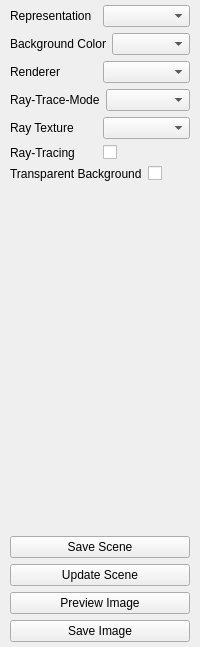
            <widget class="QWidget" name="image_page">
             <layout class="QVBoxLayout" name="verticalLayout_15">
              <property name="leftMargin">
               <number>10</number>
              </property>
              <property name="topMargin">
               <number>5</number>
              </property>
              <property name="rightMargin">
               <number>10</number>
              </property>
              <property name="bottomMargin">
               <number>5</number>
              </property>
              <item>
               <layout class="QHBoxLayout" name="horizontalLayout_13">
                <item>
                 <widget class="QLabel" name="label_25">
                  <property name="text">
                   <string>Representation</string>
                  </property>
                 </widget>
                </item>
                <item>
                 <widget class="QComboBox" name="box_representation"/>
                </item>
               </layout>
              </item>
              <item>
               <layout class="QHBoxLayout" name="horizontalLayout_12">
                <item>
                 <widget class="QLabel" name="label_24">
                  <property name="text">
                   <string>Background Color</string>
                  </property>
                 </widget>
                </item>
                <item>
                 <widget class="QComboBox" name="box_bg_color"/>
                </item>
               </layout>
              </item>
              <item>
               <layout class="QHBoxLayout" name="horizontalLayout_8">
                <item>
                 <widget class="QLabel" name="label_8">
                  <property name="text">
                   <string>Renderer</string>
                  </property>
                 </widget>
                </item>
                <item>
                 <widget class="QComboBox" name="box_renderer"/>
                </item>
               </layout>
              </item>
              <item>
               <layout class="QHBoxLayout" name="horizontalLayout_6">
                <item>
                 <widget class="QLabel" name="label_10">
                  <property name="text">
                   <string>Ray-Trace-Mode</string>
                  </property>
                 </widget>
                </item>
                <item>
                 <widget class="QComboBox" name="box_ray_trace_mode"/>
                </item>
               </layout>
              </item>
              <item>
               <layout class="QHBoxLayout" name="horizontalLayout_7">
                <item>
                 <widget class="QLabel" name="label_14">
                  <property name="text">
                   <string>Ray Texture</string>
                  </property>
                 </widget>
                </item>
                <item>
                 <widget class="QComboBox" name="box_ray_texture"/>
                </item>
               </layout>
              </item>
              <item>
               <layout class="QHBoxLayout" name="horizontalLayout_14">
                <item>
                 <widget class="QLabel" name="label_26">
                  <property name="text">
                   <string>Ray-Tracing</string>
                  </property>
                 </widget>
                </item>
                <item>
                 <widget class="QCheckBox" name="cb_ray_tracing">
                  <property name="text">
                   <string/>
                  </property>
                 </widget>
                </item>
               </layout>
              </item>
              <item>
               <layout class="QHBoxLayout" name="horizontalLayout_9">
                <item>
                 <widget class="QLabel" name="label_23">
                  <property name="text">
                   <string>Transparent Background</string>
                  </property>
                 </widget>
                </item>
                <item>
                 <widget class="QCheckBox" name="cb_transparent_bg">
                  <property name="text">
                   <string/>
                  </property>
                 </widget>
                </item>
               </layout>
              </item>
              <item>
               <spacer name="verticalSpacer_5">
                <property name="orientation">
                 <enum>Qt::Vertical</enum>
                </property>
                <property name="sizeHint" stdset="0">
                 <size>
                  <width>20</width>
                  <height>349</height>
                 </size>
                </property>
               </spacer>
              </item>
              <item>
               <layout class="QVBoxLayout" name="verticalLayout_13">
                <item>
                 <widget class="QPushButton" name="btn_save_scene">
                  <property name="text">
                   <string>Save Scene</string>
                  </property>
                 </widget>
                </item>
                <item>
                 <widget class="QPushButton" name="btn_update_scene">
                  <property name="text">
                   <string>Update Scene</string>
                  </property>
                 </widget>
                </item>
                <item>
                 <widget class="QPushButton" name="btn_preview_image">
                  <property name="text">
                   <string>Preview Image</string>
                  </property>
                 </widget>
                </item>
                <item>
                 <widget class="QPushButton" name="btn_save_image">
                  <property name="text">
                   <string>Save Image</string>
                  </property>
                 </widget>
                </item>
               </layout>
              </item>
             </layout>
            </widget>
